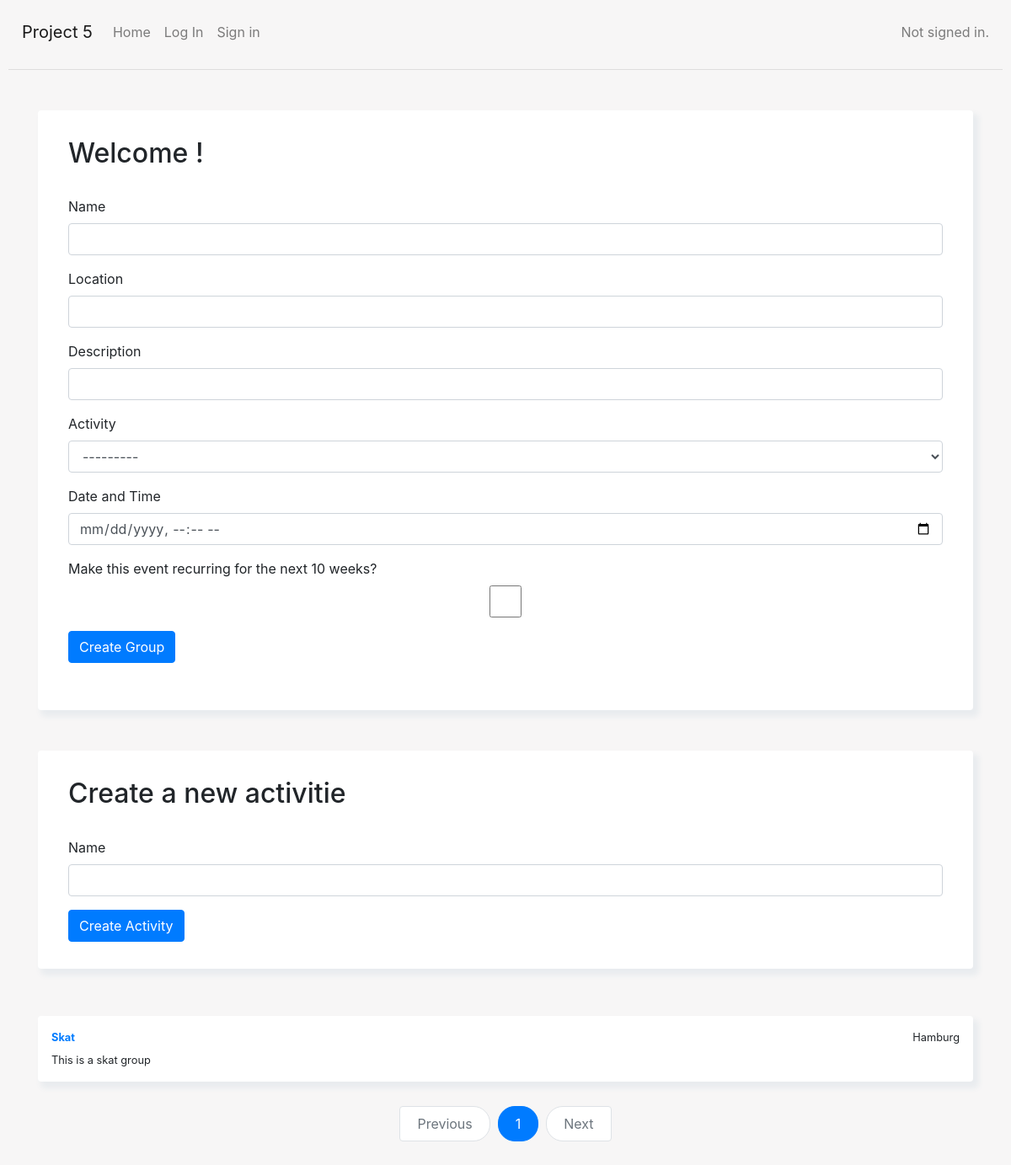
/, run on an earlier commit of the app's database.
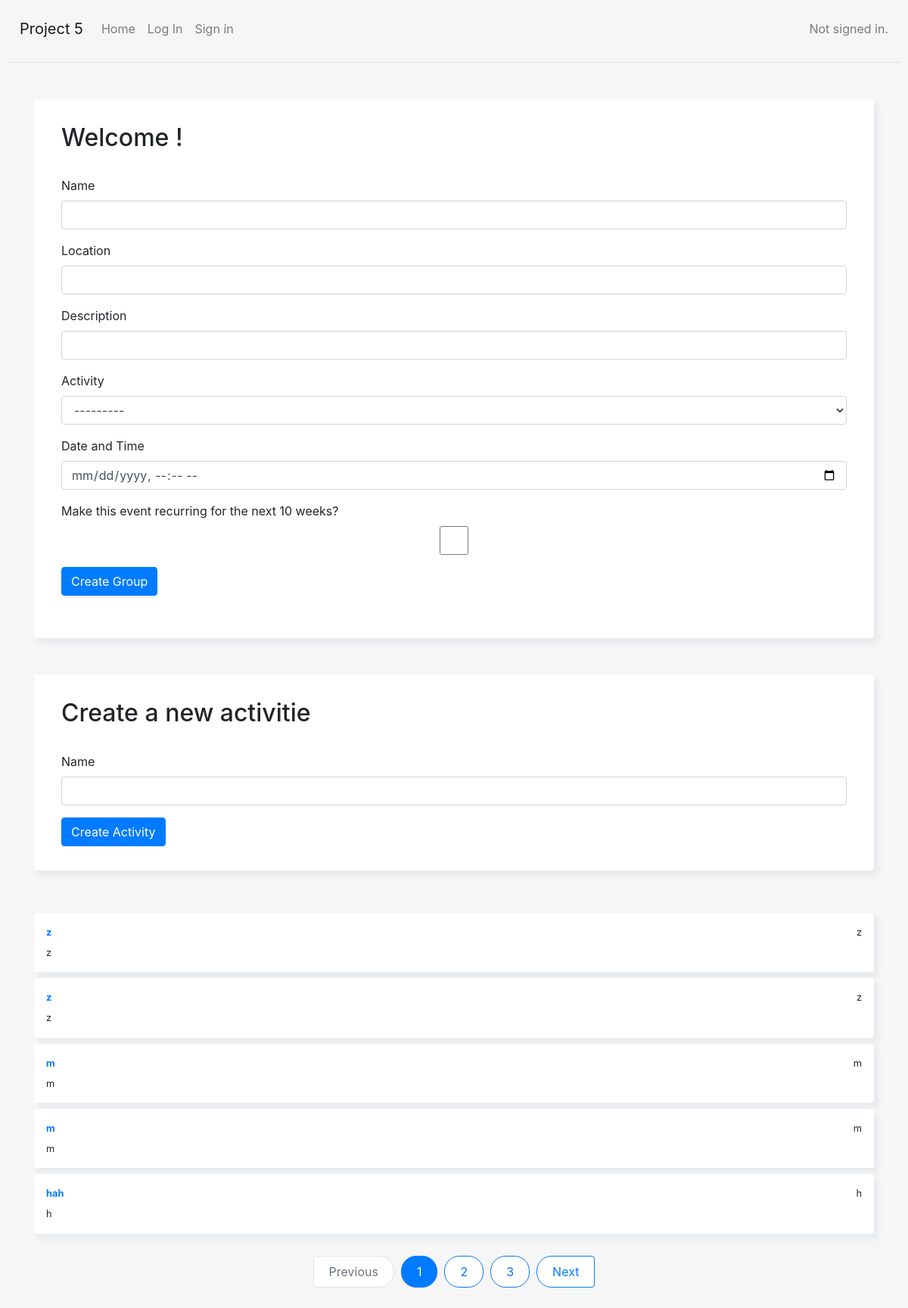
And on a later commit of the database.
### capstone/models.py (models this page shows, shortened)
class Activity(models.Model):
    name = models.CharField(max_length=200)
    def __str__(self):
        return f"{self.name}"

class Group(models.Model):
    name = models.CharField(max_length=200)
    description = models.CharField(max_length=200)
    location = models.CharField(max_length=200)
    activity = models.ForeignKey(Activity, on_delete=models.CASCADE, default=None)
    time_and_date = models.DateTimeField(default=None)
    users = models.ManyToManyField(User)
    creator = models.ForeignKey(User, on_delete=models.CASCADE, default=None, related_name='creator')
    recurring = models.BooleanField(default=False)

### capstone/views.py (the view)
# urls.py: path('', views.index, name='index'),
def index(request):
    groups = Group.objects.all()
    group_form = GroupForm()
    activity_form = ActivityForm()
    paginator = Paginator(groups, 5)
    page_number = request.GET.get('page')
    try:
        groups = paginator.page(page_number)
    except PageNotAnInteger:
        groups = paginator.page(1)
    except EmptyPage:
        groups = paginator.page(paginator.num_pages)
    return render(request, 'capstone/index.html', {'groups': groups, 'group_form': group_form, 'activity_form': activity_form})

### capstone/forms.py
class GroupForm(forms.ModelForm):
    time_and_date = forms.DateTimeField(widget=forms.DateTimeInput(attrs={'type': 'datetime-local'}), required=True , label="Date and Time")
    activity = forms.ModelChoiceField(queryset=Activity.objects.all(), required=True)
    recurring = forms.BooleanField(required=False, label="Make this event recurring for the next 10 weeks?")
    class Meta:
        model = Group
        fields = ['name', 'location', 'description', 'activity', 'time_and_date', 'recurring']

class ActivityForm(forms.ModelForm):
    class Meta:
        model = Activity
        fields = ['name']

### capstone/templates/capstone/index.html (shortened to what this page needs)
{% extends "capstone/layout.html" %}
{% block body %}
{% load static %}
<div class="container mt-5">
    <div class="card p-3 mt-2">
        <div class="untereBox">
        <h2>Welcome {{ request.user.username }}!</h2>
        <form method="post" action="{% url 'create_group' %}">
            {% for field in group_form %}
            <div class="mb-3">
            {% if field.field.widget.input_type == 'select' %}
                <label for="{{ field.id_for_label }}" class="form-label">{{ field.label }}</label>
                <select class="form-control" id="{{ field.id_for_label }}" name="{{ field.html_name }}">
                {% for choice in field.field.choices %}
                    <option value="{{ choice.0 }}">{{ choice.1 }}</option>
                {% endfor %}
                </select>
            {% elif field.field.widget.input_type == 'datetime-local' %}
                <label for="{{ field.id_for_label }}" class="form-label">{{ field.label }}</label>
                <input type="{{ field.field.widget.input_type }}" class="form-control" id="{{ field.id_for_label }}" name="{{ field.html_name }}" {% if field.field.required %}required{% endif %}>
            {% else %}
                <label for="{{ field.id_for_label }}" class="form-label">{{ field.label }}</label>
                <input type="{{ field.field.widget.input_type }}" class="form-control" id="{{ field.id_for_label }}" name="{{ field.html_name }}" {% if field.field.required %}required{% endif %}>
            {% endif %}
            </div>
            {% endfor %}
            <button type="submit" class="btn btn-primary">Create Group</button>
        </form>
        <br/>
        </div>
    </div>
</div>
<div class="container mt-5">
    <div class="card p-3 mt-2">
        <div class="untereBox">
        <h2>Create a new activitie</h2>
        <form method="post" action="{% url 'create_activity' %}">
            {% for field in activity_form %}
            <div class="mb-3">
                <label for="{{ field.id_for_label }}" class="form-label">{{ field.label }}</label>
                <input type="{{ field.field.widget.input_type }}" class="form-control" id="{{ field.id_for_label }}" name="{{ field.html_name }}" {% if field.field.required %}required{% endif %}>
            </div>
            {% endfor %}
            <button type="submit" class="btn btn-primary">Create Activity</button>
        </form>
        </div>
    </div>
</div>
<div class="container mt-5">
    <div class="row  d-flex justify-content-center" style="background-color: transparent;">
        <div class="col-md-12" >
            {% if True %}
                {% for group in groups %}
                <div class="card p-3 mt-2">
                    <div class="d-flex justify-content-between align-items-center">
                        <div class="user d-flex flex-row align-items-center">
                            <small class="font-weight-bold text-primary">
                                <a href="{%  url 'group_detail' group_id=group.id %}">
                                    {{ group.name }}
                                </a>
                            </small>
                        </div>
                        <small>{{ group.location }}</small>
                    </div>
                        <div id="postArea_{{ group.id }}">
                            <div class="action d-flex justify-content-between mt-2 align-items-center">
                                <small class ="afterEditedContent_" id="afterEditedContent_{{ group.id }}">{{ group.description }}</small>
                            </div>
                         </div>
                </div>
                {% endfor %}
                <br/>
                <div>
                    <nav aria-label="Page navigation ">
                        <ul class="pagination">
                            {% if groups.has_previous %}
                                <li class="page-item"><a class="page-link" href="?page={{ groups.previous_page_number }}">Previous</a></li>
                            {% else %}
                                <li class="page-item disabled"><a class="page-link">Previous</a></li>
                            {% endif %}
                            {% for i in groups.paginator.page_range %}
                                {% if groups.number == i %}
                                    <li class="page-item active"><a class="page-link">{{ i }}</a></li>
                                {% else %}
                                    <li class="page-item"><a class="page-link" href="?page={{ i }}">{{ i }}</a></li>
                                {% endif %}
                            {% endfor %}
                            {% if groups.has_next %}
                                <li class="page-item"><a class="page-link" href="?page={{ groups.next_page_number }}">Next</a></li>
                            {% else %}
                                <li class="page-item disabled"><a class="page-link">Next</a></li>
                            {% endif %}
                        </ul>
                    </nav>
                </div>
            {% endif %}
        </div>
    </div>
</div>
{% endblock %}

### capstone/templates/capstone/layout.html (shortened to what this page needs)
{% load static %}
<!DOCTYPE html>
<html lang="en">
<head>
    <link href="https://cdnjs.cloudflare.com/ajax/libs/twitter-bootstrap/4.5.0/css/bootstrap.min.css" rel="stylesheet">
    <link href="{% static 'capstone/styles.css' %}" rel="stylesheet">
</head>
<body>
  <nav class="navbar navbar-expand-sm navbar-light">
    <a class="navbar-brand" href="#">Project 5</a>
    <div class="collapse navbar-collapse" id="navbarNavDropdown">
            <ul class="navbar-nav mr-auto">
                    <li class="nav-item">
                        <a class="nav-link" href="{% url 'index' %}">Home
                        </a>
                    </li>
                {% if user.is_authenticated %}
                    <li class="nav-item">
                        <a class="nav-link" href="{% url 'create_group_page' %}">Create a Group</a>
                    </li>
                    <li class="nav-item">
                        <a class="nav-link" href="{% url 'calendar_view' %}">My calendar</a>
                    </li>
                    <li class="nav-item">
                        <a class="nav-link" href="{% url 'logout' %}">Log Out</a>
                    </li>
                {% else %}
                    <li class="nav-item">
                        <a class="nav-link" href="{% url 'login' %}">Log In</a>
                    </li>
                    <li class="nav-item">
                        <a class="nav-link" href="{% url 'signup' %}">Sign in</a>
                    </li>
                {% endif %}
            </ul>
            <span class="navbar-text">
                {% if user.is_authenticated %}
                    Signed in as <strong>{{ user.username }}</strong>.
                {% else %}
                    Not signed in.
                {% endif %}
                </span>
    </div>
</nav>
  <hr>
  {% block body %}
  {% endblock %}

### capstone/static/capstone/styles.css (style rules this page uses)
body { padding: 10px; background-color: #f7f6f6; }
.untereBox { padding: 16px; padding-right: 20px; padding-left: 20px; }
.pagination { display: flex; justify-content: center; align-items: center; }
.page-item { margin: 5px; }
.page-link { border-radius: 20px; padding: 10px 20px; border: 1px solid #027bff; color: #027bff; align-items: center; justify-content: center; }
.row { background: #f7f6f6; }
.card { border: none; box-shadow: 5px 6px 6px 2px #e9ecef; border-radius: 4px; }

What changed in the data, as far as the page shows it:
removed Group: name "Skat", location "Hamburg", description "This is a skat group"
added Group: name "z", location "z", description "z"
added Group: name "z", location "z", description "z"
added Group: name "m", location "m", description "m"
added Group: name "m", location "m", description "m"
added Group: name "hah", location "h", description "h"
Also different on the page:
new list line: "2"
new list line: "3"
